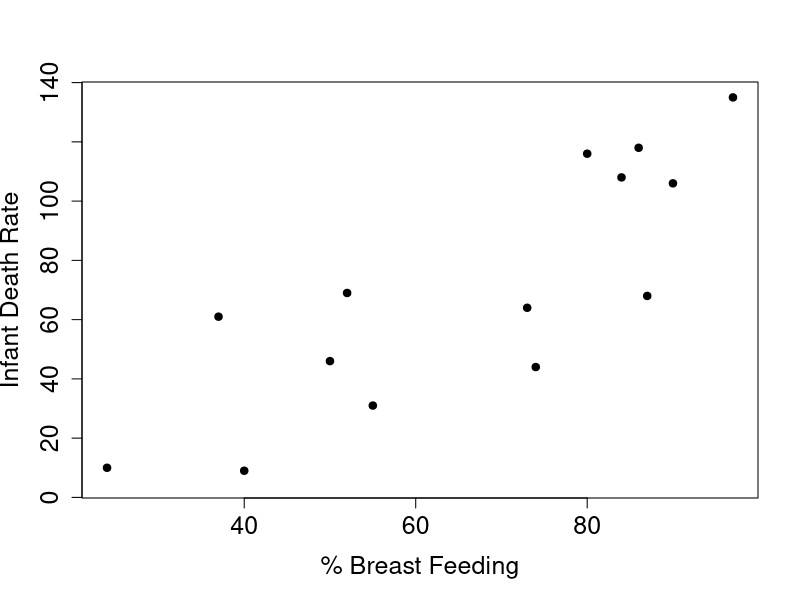
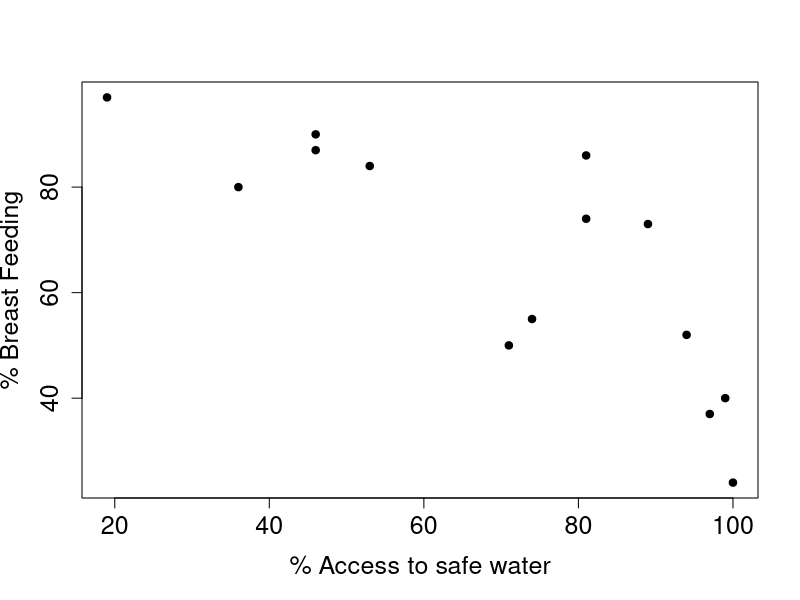
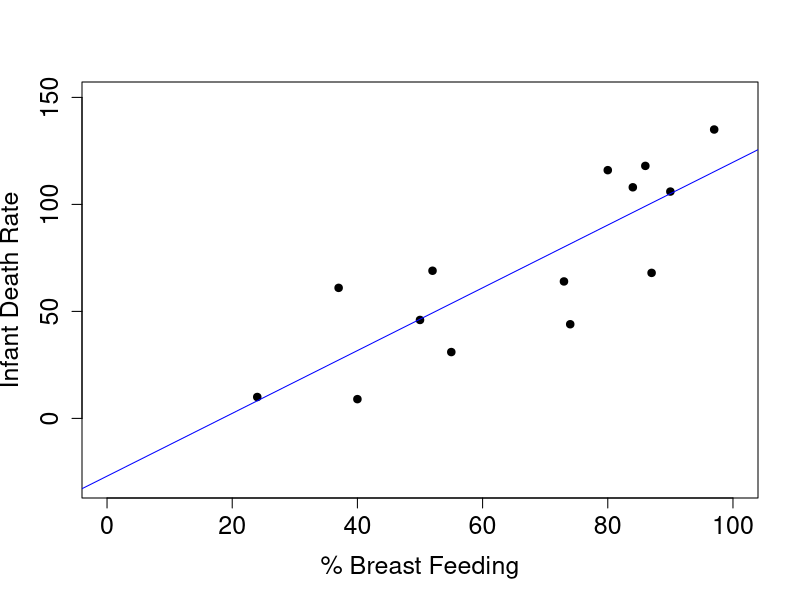
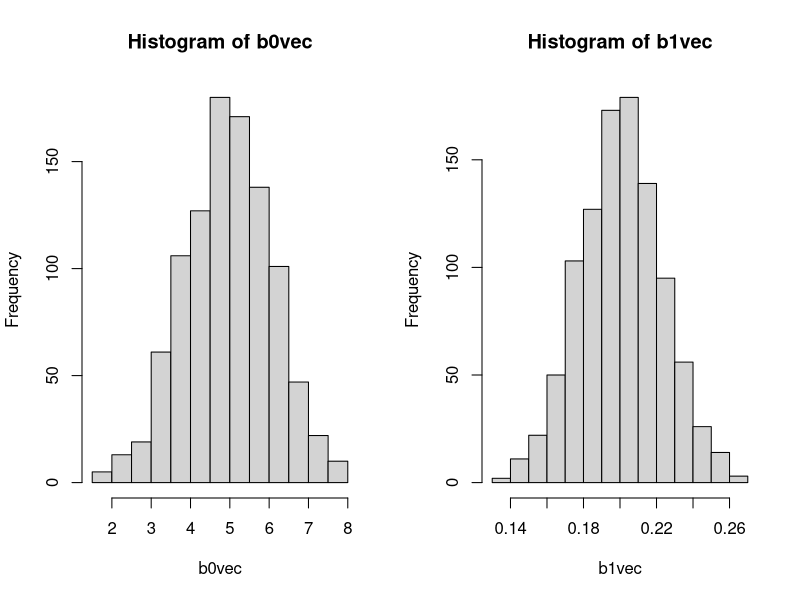
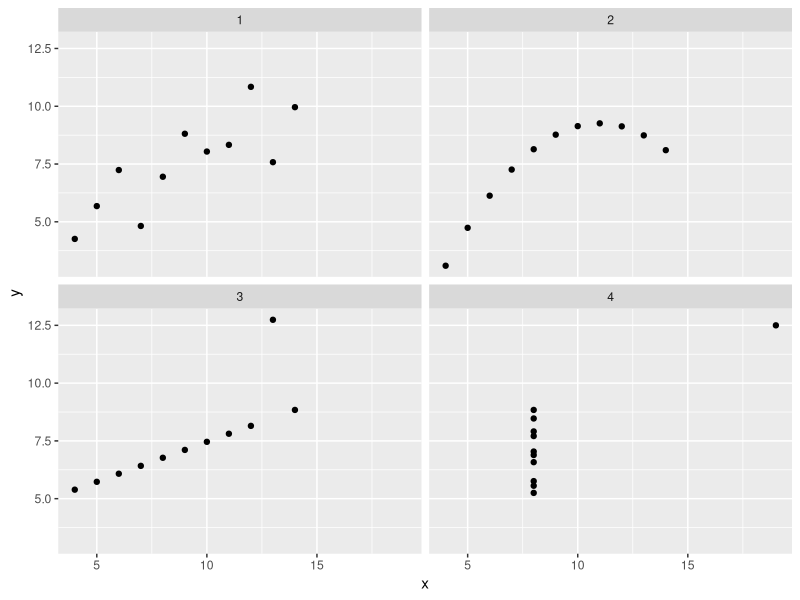
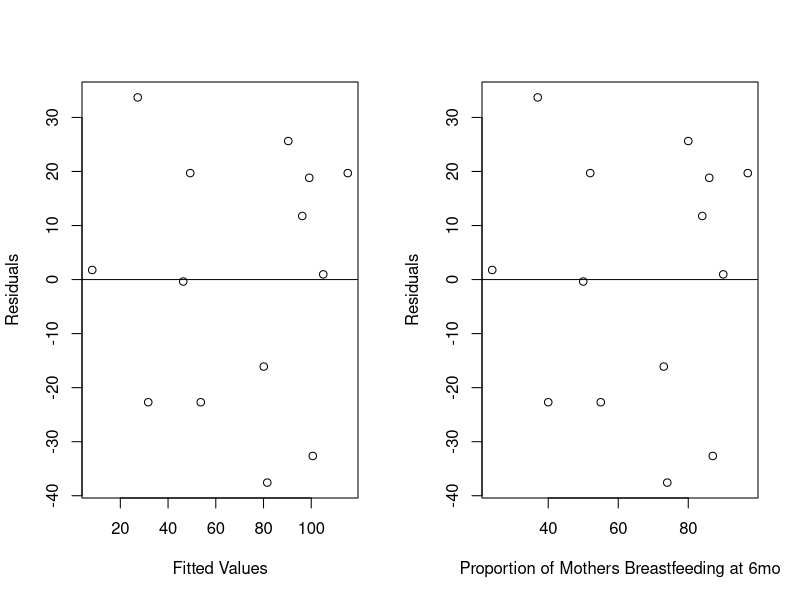
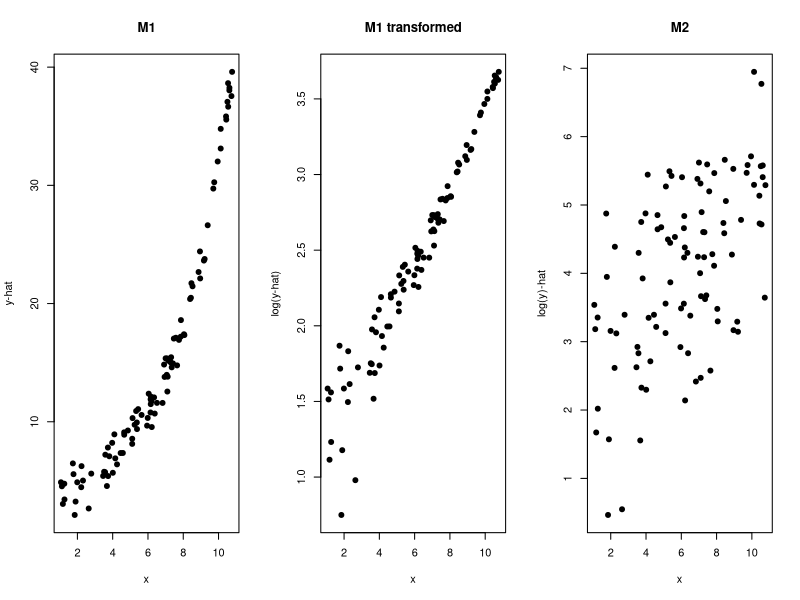

The R script that drew these images, in order:
## ---- chunk 1
library(tidyverse)
## ---- chunk 2
#| echo: true

infdeath = read.table( "infdeath.txt", head=TRUE, sep="\t")
dim(infdeath)
colnames(infdeath)
## ---- chunk 3
plot(infdeath$breast, infdeath$death, xlab="% Breast Feeding", 
     ylab="Infant Death Rate", pty="s", pch=19, cex.axis=1.5,
     cex.lab=1.5)
## ---- chunk 4
plot(infdeath$safe, infdeath$breast, ylab="% Breast Feeding", 
     xlab="% Access to safe water", pty="s", pch=19, cex.axis=1.5,
     cex.lab=1.5)
## ---- chunk 5
plot(infdeath$breast, infdeath$death, xlab="% Breast Feeding", 
     ylab="Infant Death Rate", pty="s", pch=19, cex.axis=1.5,
     cex.lab=1.5, xlim=c(0, 100), ylim=c(-30,150))
lm1 = lm(infdeath$death~infdeath$breast)
abline(lm1, col="blue")
## ---- chunk 6
summary(lm1)
## ---- chunk 7
#| echo: true


set.seed(123)
 
# Generate some x values
x = runif(20, min=20, max=70)

# Set our regression
y = 5 + .2 *x 
 
# Add in some random error
yobs = y + rnorm(20, sd=1.5)

# Create a linear model
lm2 = lm(yobs~x)
summary(lm2)

## ---- chunk 8
#| echo: true

# First, create empty vectors with the number of simulations we want to run. 
NITER=1000
b0vec = rep(NA, NITER)
b1vec = rep(NA, NITER)

# Create NITER different simulated datasets and linear models using a for loop, storing the results into the vectors we created. 
for( i in 1:NITER) {
  ei = rnorm(20, sd=1.5)
  yoi = y + ei
  lmi = lm(yoi ~ x)
  b0vec[i] = lmi$coefficients[1]
  b1vec[i] = lmi$coefficients[2]
}

## ---- chunk 9
#| echo: false

par(mfrow=c(1,2))
hist(b0vec)
hist(b1vec)

## ---- chunk 10
# Intercept
round(mean(b0vec), digits=3)
round(sqrt(var(b0vec)), digits=3)

# Slope
round(mean(b1vec), digits=3)
round(sqrt(var(b1vec)), digits=3)
## ---- chunk 11
summary(lm2)
## ---- chunk 12
library(datasets)
datasets::anscombe

long_ans <- anscombe |>
  pivot_longer(
    everything(),
    cols_vary = "slowest",
    names_to = c(".value", "set"),
    names_pattern = "(.)(.)"
  )

ggplot(long_ans,aes(x=x,y=y,group=set))+geom_point()+facet_wrap(~set)
## ---- chunk 13
par(mfrow=c(1,2))
plot(lm1$fitted.values, lm1$residuals, xlab="Fitted Values", ylab="Residuals")
abline(h=0)
plot(lm1$model$`infdeath$breast`, lm1$residuals, xlab="Proportion of Mothers Breastfeeding at 6mo", ylab="Residuals")
abline(h=0)
## ---- chunk 14
a = 1.5
b = 0.3
x = runif(100, 1,11)
eps = rnorm(100, 2)
m1v = a*exp(b*x) + eps
m2v = log(a) + b*x + eps
par(mfrow=c(1,3))
plot(x,m1v, pch=19, xlab="x", ylab="y-hat", main="M1")
plot(x, log(m1v), pch=19, xlab="x", ylab = "log(y-hat)", main="M1 transformed")
plot(x,m2v, pch=19, xlab="x", ylab ="log(y)-hat", main="M2")
## ---- chunk 15
lm1 = lm(death~breast, data=infdeath)
summary(lm1)
## ---- chunk 16
predict(lm1, newdata=list(breast=62), interval="confidence")
## ---- chunk 17
predict(lm1, newdata=list(breast=62), interval="prediction")
## ---- chunk 18
heights = runif(40, min=60, max=75)
sex = sample(c("M","F"), 40, replace=TRUE)
lm1 = lm(heights ~ sex)
summary(lm1)
## ---- chunk 19
# Adding -1 tells R that we don't want an intercept
lm2 = lm(heights ~ sex - 1)
summary(lm2)
